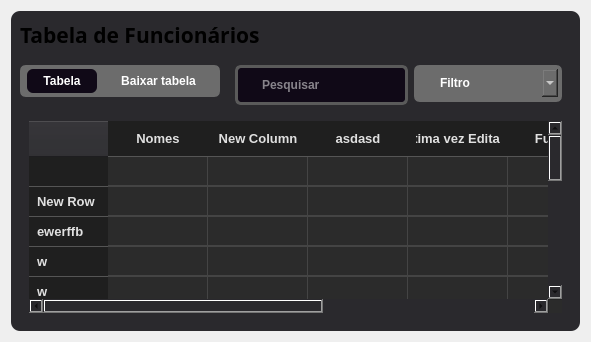
             <widget class="QWidget" name="funcionario_page">
              <layout class="QVBoxLayout" name="verticalLayout_37">
               <item>
                <widget class="QWidget" name="widget_geral_tabela" native="true">
                 <property name="styleSheet">
                  <string notr="true">background-color: rgb(42, 41, 45);
border-radius: 9px;</string>
                 </property>
                 <layout class="QVBoxLayout" name="verticalLayout_38">
                  <item>
                   <widget class="QLabel" name="lbl_tabela_func">
                    <property name="font">
                     <font>
                      <family>Inter 18pt SemiBold</family>
                      <weight>75</weight>
                      <bold>true</bold>
                     </font>
                    </property>
                    <property name="text">
                     <string>&lt;html&gt;&lt;head/&gt;&lt;body&gt;&lt;p&gt;&lt;span style=&quot; font-size:16pt;&quot;&gt;Tabela de Funcionários&lt;/span&gt;&lt;/p&gt;&lt;/body&gt;&lt;/html&gt;</string>
                    </property>
                   </widget>
                  </item>
                  <item>
                   <widget class="QWidget" name="widget_tabela_func" native="true">
                    <property name="sizePolicy">
                     <sizepolicy hsizetype="Expanding" vsizetype="Expanding">
                      <horstretch>0</horstretch>
                      <verstretch>0</verstretch>
                     </sizepolicy>
                    </property>
                    <property name="minimumSize">
                     <size>
                      <width>200</width>
                      <height>50</height>
                     </size>
                    </property>
                    <property name="maximumSize">
                     <size>
                      <width>16777215</width>
                      <height>50</height>
                     </size>
                    </property>
                    <property name="styleSheet">
                     <string notr="true">
QPushButton{


 background-color: rgb(91, 91, 91);
}</string>
                    </property>
                    <layout class="QHBoxLayout" name="horizontalLayout_36">
                     <property name="leftMargin">
                      <number>0</number>
                     </property>
                     <property name="topMargin">
                      <number>0</number>
                     </property>
                     <property name="rightMargin">
                      <number>0</number>
                     </property>
                     <property name="bottomMargin">
                      <number>0</number>
                     </property>
                     <item alignment="Qt::AlignLeft|Qt::AlignVCenter">
                      <widget class="QFrame" name="frame_tabela">
                       <property name="sizePolicy">
                        <sizepolicy hsizetype="Fixed" vsizetype="Fixed">
                         <horstretch>0</horstretch>
                         <verstretch>0</verstretch>
                        </sizepolicy>
                       </property>
                       <property name="minimumSize">
                        <size>
                         <width>200</width>
                         <height>0</height>
                        </size>
                       </property>
                       <property name="maximumSize">
                        <size>
                         <width>800</width>
                         <height>16777215</height>
                        </size>
                       </property>
                       <property name="styleSheet">
                        <string notr="true">QFrame{

border: 4px solid #6c6c6c;
}
QFrame{
background-color: rgb(108, 108, 108);
border-radius: 6px;
}
QPushButton {
  
    
	font: 75 10pt &quot;Inter 18pt&quot;;
	font-weight: bold;
    background-color: #6c6c6c;
    color: white;
    padding: 5px 15px;
    border-radius: 6px;
    border: none;
    min-width: 40px;   /* largura mínima */
}
QPushButton:hover {
    background-color: #4a4a4a;
}

</string>
                       </property>
                       <property name="frameShape">
                        <enum>QFrame::StyledPanel</enum>
                       </property>
                       <property name="frameShadow">
                        <enum>QFrame::Raised</enum>
                       </property>
                       <layout class="QHBoxLayout" name="horizontalLayout_37">
                        <property name="spacing">
                         <number>6</number>
                        </property>
                        <property name="leftMargin">
                         <number>0</number>
                        </property>
                        <property name="topMargin">
                         <number>0</number>
                        </property>
                        <property name="rightMargin">
                         <number>0</number>
                        </property>
                        <property name="bottomMargin">
                         <number>0</number>
                        </property>
                        <item alignment="Qt::AlignVCenter">
                         <widget class="QPushButton" name="btn_tabela">
                          <property name="sizePolicy">
                           <sizepolicy hsizetype="Fixed" vsizetype="Fixed">
                            <horstretch>0</horstretch>
                            <verstretch>0</verstretch>
                           </sizepolicy>
                          </property>
                          <property name="cursor">
                           <cursorShape>PointingHandCursor</cursorShape>
                          </property>
                          <property name="styleSheet">
                           <string notr="true">QPushButton {
    background-color: #100917;
    
}</string>
                          </property>
                          <property name="text">
                           <string>Tabela</string>
                          </property>
                          <property name="icon">
                           <iconset resource="../imagens/imgs.qrc">
                            <normaloff>:/imgs/list.png</normaloff>:/imgs/list.png</iconset>
                          </property>
                          <property name="iconSize">
                           <size>
                            <width>20</width>
                            <height>20</height>
                           </size>
                          </property>
                          <property name="checkable">
                           <bool>true</bool>
                          </property>
                          <property name="checked">
                           <bool>true</bool>
                          </property>
                         </widget>
                        </item>
                        <item>
                         <widget class="QPushButton" name="btn_baixar_tabela">
                          <property name="sizePolicy">
                           <sizepolicy hsizetype="Fixed" vsizetype="Fixed">
                            <horstretch>0</horstretch>
                            <verstretch>0</verstretch>
                           </sizepolicy>
                          </property>
                          <property name="minimumSize">
                           <size>
                            <width>70</width>
                            <height>0</height>
                           </size>
                          </property>
                          <property name="cursor">
                           <cursorShape>PointingHandCursor</cursorShape>
                          </property>
                          <property name="styleSheet">
                           <string notr="true">padding: 5px 15px;</string>
                          </property>
                          <property name="text">
                           <string>Baixar tabela</string>
                          </property>
                          <property name="icon">
                           <iconset resource="../imagens/imgs.qrc">
                            <normaloff>:/imgs/downloads.png</normaloff>:/imgs/downloads.png</iconset>
                          </property>
                          <property name="iconSize">
                           <size>
                            <width>20</width>
                            <height>20</height>
                           </size>
                          </property>
                          <property name="checkable">
                           <bool>false</bool>
                          </property>
                         </widget>
                        </item>
                       </layout>
                      </widget>
                     </item>
                     <item alignment="Qt::AlignRight|Qt::AlignTop">
                      <widget class="QFrame" name="frame_pesquisa_func">
                       <property name="sizePolicy">
                        <sizepolicy hsizetype="Expanding" vsizetype="Expanding">
                         <horstretch>0</horstretch>
                         <verstretch>0</verstretch>
                        </sizepolicy>
                       </property>
                       <property name="styleSheet">
                        <string notr="true">
QLineEdit {
	font: 75 10pt &quot;Inter 18pt&quot;;
	font-weight: bold;
	font-color: rgb(255, 255, 255);
    background-color: #100917;
    color: white;
    padding: 5px 22px;
    border-radius: 6px;
    border: 3px solid #5a5a5a;
    min-width: 110px;   /* largura mínima */
}
QLineEdit:hover {
    background-color: #4a4a4a;
}
QLineEdit:checked {
    background-color: #100917;
    font-weight: bold;
}
</string>
                       </property>
                       <property name="frameShape">
                        <enum>QFrame::StyledPanel</enum>
                       </property>
                       <property name="frameShadow">
                        <enum>QFrame::Raised</enum>
                       </property>
                       <layout class="QHBoxLayout" name="horizontalLayout_38">
                        <item>
                         <widget class="QLineEdit" name="pesquisa_func">
                          <property name="sizePolicy">
                           <sizepolicy hsizetype="Expanding" vsizetype="Expanding">
                            <horstretch>0</horstretch>
                            <verstretch>0</verstretch>
                           </sizepolicy>
                          </property>
                          <property name="minimumSize">
                           <size>
                            <width>160</width>
                            <height>40</height>
                           </size>
                          </property>
                          <property name="maximumSize">
                           <size>
                            <width>200</width>
                            <height>50</height>
                           </size>
                          </property>
                          <property name="styleSheet">
                           <string notr="true"/>
                          </property>
                          <property name="placeholderText">
                           <string>Pesquisar</string>
                          </property>
                         </widget>
                        </item>
                        <item alignment="Qt::AlignRight">
                         <widget class="QFrame" name="frame_filtro">
                          <property name="sizePolicy">
                           <sizepolicy hsizetype="Fixed" vsizetype="Fixed">
                            <horstretch>0</horstretch>
                            <verstretch>0</verstretch>
                           </sizepolicy>
                          </property>
                          <property name="minimumSize">
                           <size>
                            <width>40</width>
                            <height>37</height>
                           </size>
                          </property>
                          <property name="styleSheet">
                           <string notr="true">QFrame{

border: 4px solid #6c6c6c;
}
QFrame{
background-color: rgb(108, 108, 108);
border-radius: 6px;
}
QComboBox {
   
    
	font: 75 10pt &quot;Inter 18pt&quot;;
	font-weight: bold;
    background-color: #6c6c6c;
    color: white;
    padding: 6px 22px;
    border-radius: 6px;
    border: none;
    min-width: 54px;   /* largura mínima */
}
QComboBox:hover {
    background-color: #4a4a4a;
}
QComboBox:checked {
    background-color: #100917;
    
}
</string>
                          </property>
                          <property name="frameShape">
                           <enum>QFrame::StyledPanel</enum>
                          </property>
                          <property name="frameShadow">
                           <enum>QFrame::Raised</enum>
                          </property>
                          <layout class="QHBoxLayout" name="horizontalLayout_39">
                           <property name="spacing">
                            <number>6</number>
                           </property>
                           <property name="leftMargin">
                            <number>0</number>
                           </property>
                           <property name="topMargin">
                            <number>0</number>
                           </property>
                           <property name="rightMargin">
                            <number>0</number>
                           </property>
                           <property name="bottomMargin">
                            <number>0</number>
                           </property>
                           <item>
                            <widget class="QComboBox" name="filtro_func">
                             <property name="minimumSize">
                              <size>
                               <width>98</width>
                               <height>0</height>
                              </size>
                             </property>
                             <property name="maximumSize">
                              <size>
                               <width>140</width>
                               <height>16777215</height>
                              </size>
                             </property>
                             <property name="cursor">
                              <cursorShape>PointingHandCursor</cursorShape>
                             </property>
                             <property name="editable">
                              <bool>false</bool>
                             </property>
                             <property name="currentText">
                              <string/>
                             </property>
                             <property name="placeholderText">
                              <string>Filtro</string>
                             </property>
                             <item>
                              <property name="text">
                               <string>Ativo Agora</string>
                              </property>
                             </item>
                             <item>
                              <property name="text">
                               <string>Data de Entrada</string>
                              </property>
                             </item>
                             <item>
                              <property name="text">
                               <string>Função</string>
                              </property>
                             </item>
                             <item>
                              <property name="text">
                               <string>Ordem Alfabética</string>
                              </property>
                             </item>
                            </widget>
                           </item>
                          </layout>
                         </widget>
                        </item>
                       </layout>
                      </widget>
                     </item>
                    </layout>
                   </widget>
                  </item>
                  <item>
                   <widget class="QWidget" name="tabela_de_funcionarios" native="true">
                    <layout class="QVBoxLayout" name="verticalLayout_39">
                     <item>
                      <widget class="QTableWidget" name="substitua_tabela_aqui">
                       <property name="styleSheet">
                        <string notr="true">/* ======================= */
/* Tabela geral */
QTableWidget {
    background-color: #2b2b2b;
    color: #f0f0f0;
    border: none;
    gridline-color: #444444;
    font-size: 14px;
    alternate-background-color: #242424;
    selection-background-color: #3a86ff;
    selection-color: #ffffff;
}

/* ======================= */
/* Cabeçalho */
QHeaderView::section {
    background-color: #1f1f1f;
    color: #e0e0e0;
    border: none;
    border-bottom: 1px solid #555555;
    padding: 8px;
    font-weight: bold;
    font-size: 13px;
    text-align: center;
}

/* ======================= */
/* Itens */
QTableWidget::item {
    border-bottom: 1px solid #444444;
    padding: 8px;
}
QTableWidget::item:hover {
    background-color: #333333;
    color: #ffffff;
}

/* ======================= */
/* Última linha */
QTableCornerButton::section {
    background-color: #2b2b2b;
    border: none;
}

/* ======================= */
/* Botões */
QPushButton {
    background-color: #3a86ff;
    color: #ffffff;
    border: none;
    border-radius: 6px;
    padding: 6px 12px;
    font-weight: bold;
}
QPushButton:hover {
    background-color: #265d9d;
}
QPushButton:pressed {
    background-color: #1b3b63;
}

/* ======================= */
/* Campo de busca */
QLineEdit {
    background-color: #1f1f1f;
    border: 1px solid #555555;
    border-radius: 6px;
    color: #ffffff;
    padding: 6px 10px;
}
QLineEdit:focus {
    border: 1px solid #3a86ff;
}

/* ======================= */
/* ComboBox (Filtro) */
QComboBox {
    background-color: #1f1f1f;
    color: #ffffff;
    border: 1px solid #555555;
    border-radius: 6px;
    padding: 5px 10px;
}
QComboBox::drop-down {
    border: none;
}
QComboBox QAbstractItemView {
    background-color: #2b2b2b;
    color: #ffffff;
    selection-background-color: #3a86ff;
    selection-color: #ffffff;
}
</string>
                       </property>
                       <row>
                        <property name="text">
                         <string/>
                        </property>
                       </row>
                       <row>
                        <property name="text">
                         <string>New Row</string>
                        </property>
                       </row>
                       <row>
                        <property name="text">
                         <string>ewerffb</string>
                        </property>
                       </row>
                       <row>
                        <property name="text">
                         <string>w</string>
                        </property>
                       </row>
                       <row>
                        <property name="text">
                         <string>w</string>
                        </property>
                       </row>
                       <row>
                        <property name="text">
                         <string>wregg</string>
                        </property>
                       </row>
                       <row>
                        <property name="text">
                         <string>gw</string>
                        </property>
                       </row>
                       <row>
                        <property name="text">
                         <string>g</string>
                        </property>
                       </row>
                       <row>
                        <property name="text">
                         <string>wg</string>
                        </property>
                       </row>
                       <row>
                        <property name="text">
                         <string>wgw</string>
                        </property>
                       </row>
                       <row>
                        <property name="text">
                         <string>wg</string>
                        </property>
                       </row>
                       <row>
                        <property name="text">
                         <string>w</string>
                        </property>
                       </row>
                       <row>
                        <property name="text">
                         <string>.</string>
                        </property>
                       </row>
                       <column>
                        <property name="text">
                         <string>Nomes</string>
                        </property>
                       </column>
                       <column>
                        <property name="text">
                         <string>New Column</string>
                        </property>
                       </column>
                       <column>
                        <property name="text">
                         <string>asdasd</string>
                        </property>
                       </column>
                       <column>
                        <property name="text">
                         <string>Ultima vez Editado</string>
                        </property>
                       </column>
                       <column>
                        <property name="text">
                         <string>Função</string>
                        </property>
                       </column>
                       <column>
                        <property name="text">
                         <string>Status</string>
                        </property>
                       </column>
                       <column>
                        <property name="text">
                         <string>Data de Entrada</string>
                        </property>
                       </column>
                      </widget>
                     </item>
                    </layout>
                   </widget>
                  </item>
                 </layout>
                </widget>
               </item>
              </layout>
             </widget>
